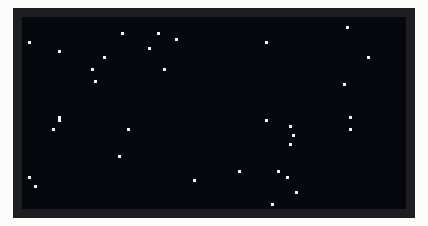
This sketch was run on a simulated Arduino Uno, built with avr-gcc and run on an emulated ATmega328P. Parts: 128×64 one-colour display. Random numbers use the default seed unless the sketch sets one.

Above: at 7.12 s.
At 10.29 s:
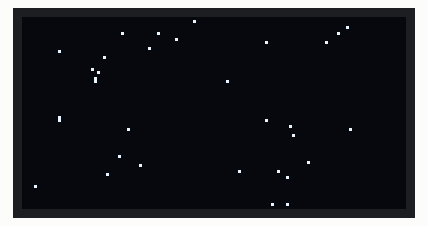
At 15.03 s:
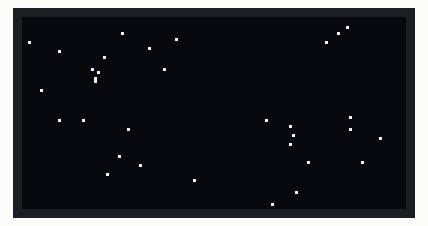
At 17.8 s:
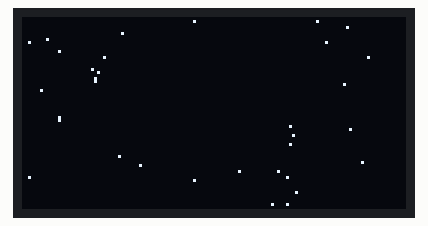
At 32.96 s:
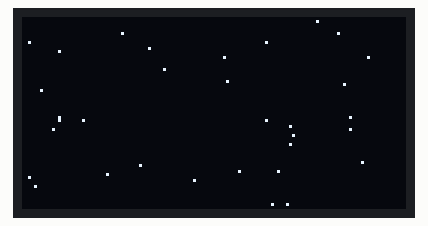
At 36.52 s:
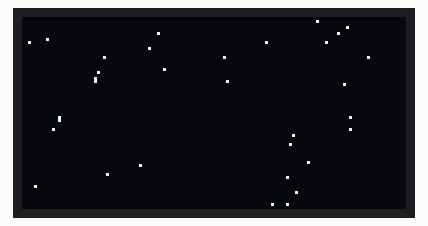

The sketch:

night_sky_using_oled.ino
```cpp
#include <Wire.h>
#include <Adafruit_GFX.h>
#include <Adafruit_SSD1306.h>

#define SCREEN_WIDTH 128
#define SCREEN_HEIGHT 64
#define OLED_RESET    -1
Adafruit_SSD1306 display(SCREEN_WIDTH, SCREEN_HEIGHT, &Wire, OLED_RESET);

#define NUM_STARS 50
int stars[NUM_STARS][2];

void setup() {
  Serial.begin(115200);


  if(!display.begin(SSD1306_SWITCHCAPVCC, 0x3C)) {
    Serial.println(F("SSD1306 allocation failed"));
    for(;;);
  }

  for (int i = 0; i < NUM_STARS; i++) {
    stars[i][0] = random(SCREEN_WIDTH);
    stars[i][1] = random(SCREEN_HEIGHT);
  }

  display.clearDisplay();
}

void loop() {
  display.clearDisplay();

  for (int i = 0; i < NUM_STARS; i++) {
    int brightness = random(0, 256);
    display.drawPixel(stars[i][0], stars[i][1], brightness > 128 ? SSD1306_WHITE : SSD1306_BLACK);
  }

  display.display();
  delay(100);
}
```
